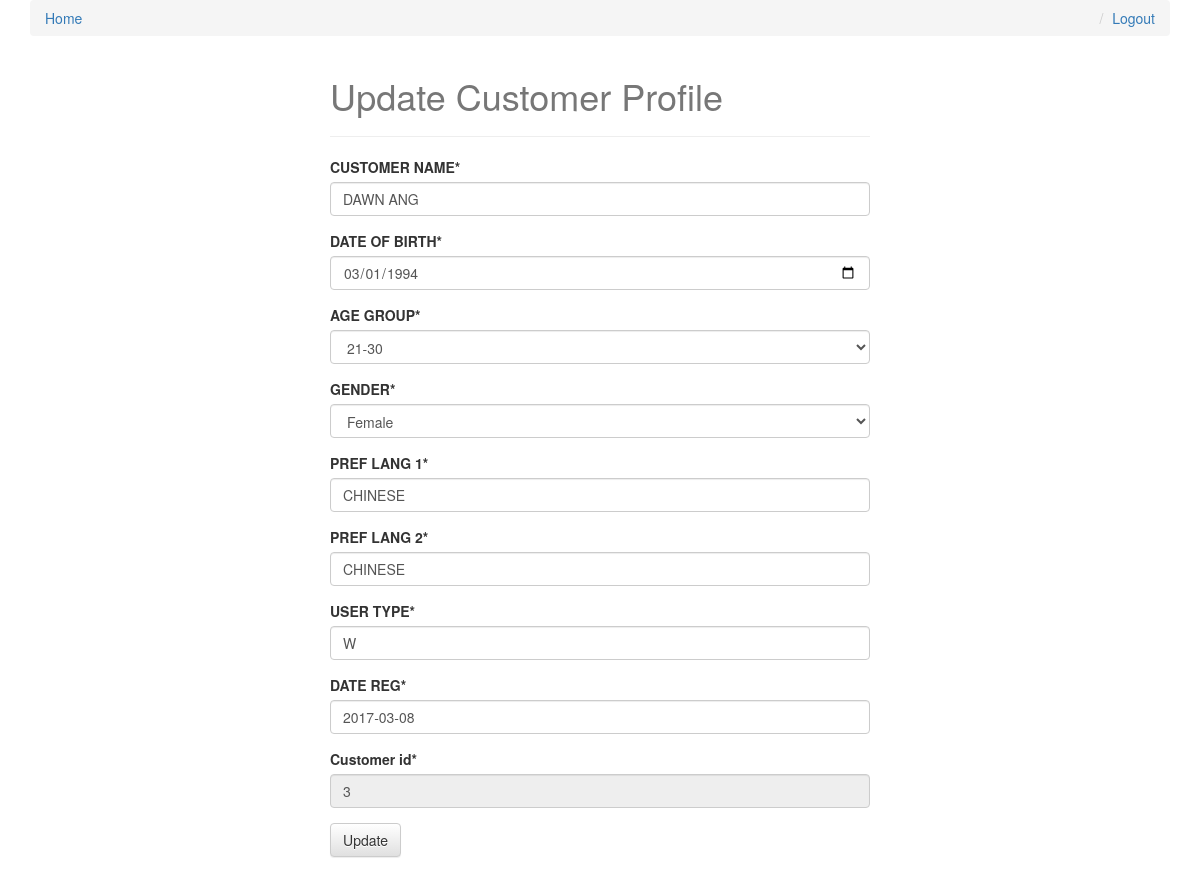
/db_access/form/customer/update/3 (signed in), run on an earlier commit of the app's database.
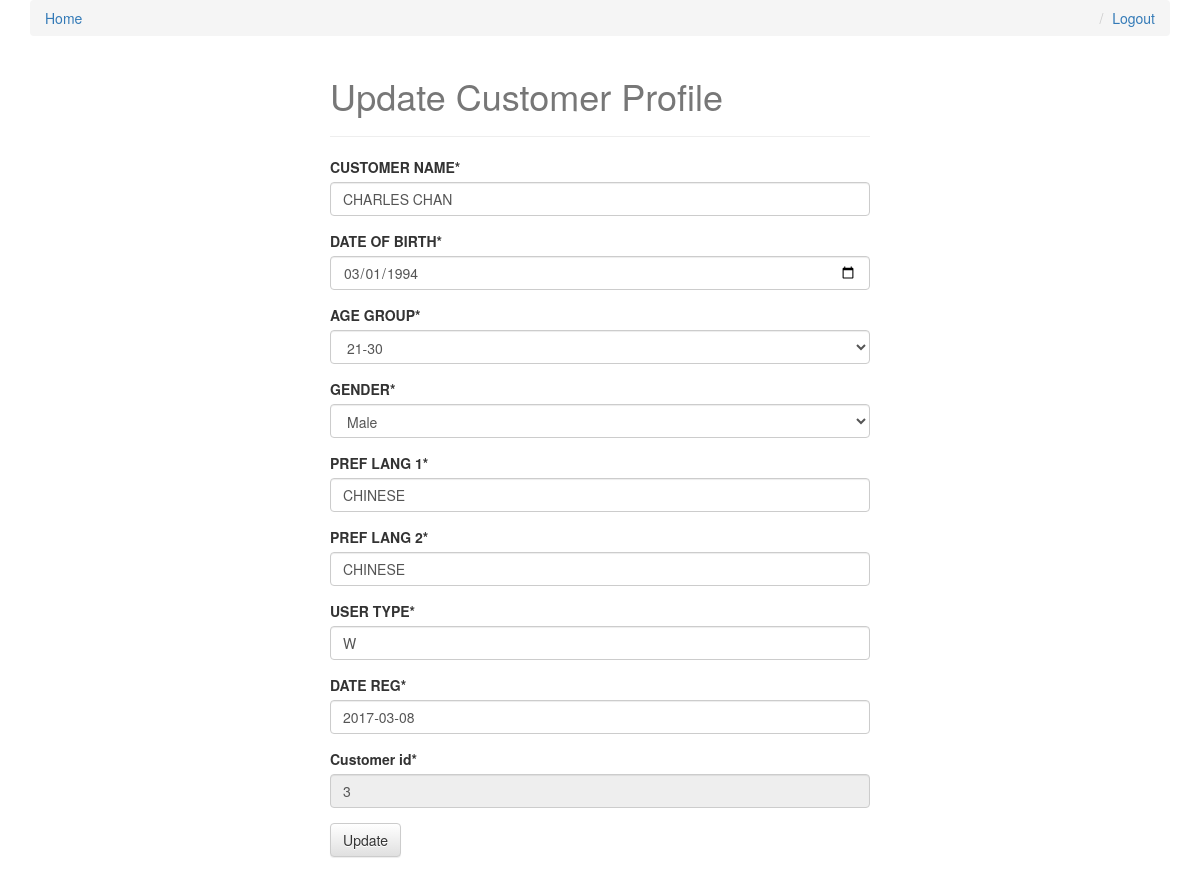
And on a later commit of the database.
### pingow_api/models.py (models this page shows, shortened)
class Customer(models.Model):
    CUSTOMER_ID= models.AutoField(primary_key=True)
    CUSTOMER_NAME = models.CharField(max_length = 250,null=True)
    DATE_OF_BIRTH = models.DateField(null=True)
    AGE_GROUP = models.IntegerField(choices = c.AGE_GROUP_CHOICES,null=True)
    GENDER = models.CharField(max_length = 10, choices = c.GENDER_CHOICES,null=True)
    PREF_LANG_1 = models.CharField(max_length = 25, null=True)
    PREF_LANG_2 = models.CharField(max_length = 25, null=True)
    USER_TYPE = models.CharField(max_length = 25, null=True)
    DATE_REG = models.DateField(null=True)
    class Meta:
        db_table = 'pg_customer'

### pingow_api/db_access/views.py (the view, shortened to what this page needs)
# urls.py: url(r'^db_access/form/customer/update/(?P<customer_id>[\w-]+)$', dbv.customer_update, name = 'customer_update'),
def customer_update(request, customer_id=None):
    if not request.user.is_staff or not request.user.is_superuser:
        raise PermissionDenied("Please login as Admin/Staff role to access this page.")
    instance = get_object_or_404(m.Customer, CUSTOMER_ID=customer_id)
    form = CustomerForm(request.POST or None, instance=instance)
    context = {
        "form": form,
        "title" : "Update Customer Profile"
    }
    return render(request, "form.html", context)

### pingow_api/forms.py
class CustomerForm(forms.ModelForm):
    CUSTOMER_ID = forms.IntegerField(disabled=True)
    class Meta:
        model = Customer
        fields = [
            "CUSTOMER_ID",
            "CUSTOMER_NAME",
            "DATE_OF_BIRTH",
            "AGE_GROUP",
            "GENDER",
            "PREF_LANG_1",
            "PREF_LANG_2",
            "USER_TYPE",
            "DATE_REG",
        ]
        widgets = {
            'DATE_OF_BIRTH': DateInput(),
        }

### templates/form.html
{% extends "base.html" %}
{% load crispy_forms_tags %}
{% block content %}
<div class='col-sm-6 col-sm-offset-3'>
<h1>{{ title }}</h1>
<hr/>
<form method='POST' action='' enctype='multipart/form-data'>{% csrf_token %}
{{ form|crispy }}
<input type='submit' class='btn btn-default' value= {{ title }} />
</form>
</div>
{% endblock content %}

What changed in the data, as far as the page shows it:
changed Customer "CHINESE": CUSTOMER_NAME "DAWN ANG" → "CHARLES CHAN"; GENDER "Female" → "Male"
